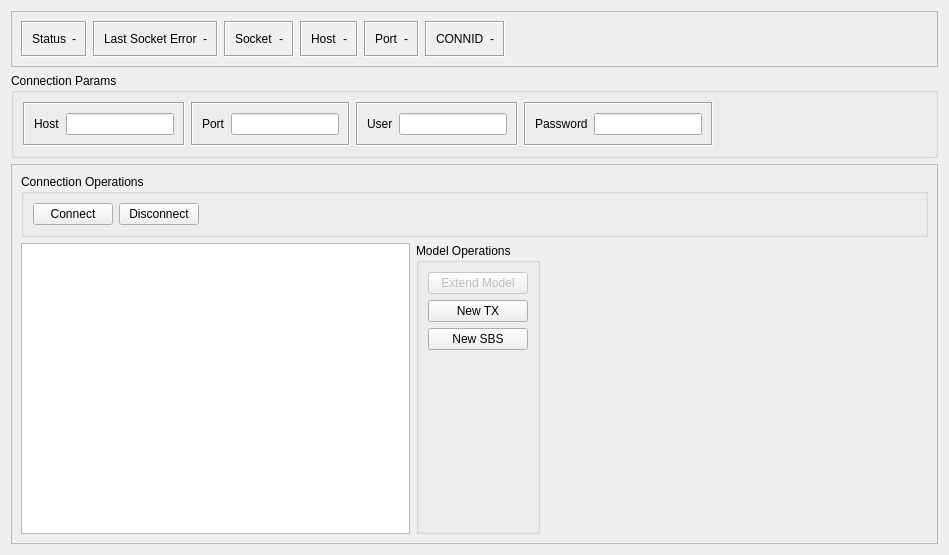
<?xml version="1.0" encoding="UTF-8"?>
<ui version="4.0">
 <class>vlg_toolkit_Connection</class>
 <widget class="QWidget" name="vlg_toolkit_Connection">
  <property name="geometry">
   <rect>
    <x>0</x>
    <y>0</y>
    <width>949</width>
    <height>555</height>
   </rect>
  </property>
  <property name="windowTitle">
   <string>Form</string>
  </property>
  <layout class="QVBoxLayout" name="verticalLayout">
   <item>
    <widget class="QFrame" name="frame">
     <property name="sizePolicy">
      <sizepolicy hsizetype="Preferred" vsizetype="Fixed">
       <horstretch>0</horstretch>
       <verstretch>0</verstretch>
      </sizepolicy>
     </property>
     <property name="frameShape">
      <enum>QFrame::StyledPanel</enum>
     </property>
     <property name="frameShadow">
      <enum>QFrame::Raised</enum>
     </property>
     <layout class="QHBoxLayout" name="horizontalLayout">
      <item>
       <widget class="QFrame" name="conn_status_frame">
        <property name="frameShape">
         <enum>QFrame::Box</enum>
        </property>
        <property name="frameShadow">
         <enum>QFrame::Sunken</enum>
        </property>
        <layout class="QHBoxLayout" name="horizontalLayout_3">
         <item>
          <layout class="QHBoxLayout" name="horizontalLayout_2">
           <item>
            <widget class="QLabel" name="conn_status_label">
             <property name="text">
              <string>Status</string>
             </property>
            </widget>
           </item>
           <item>
            <widget class="QLabel" name="conn_status_label_disp">
             <property name="styleSheet">
              <string notr="true">background-color : light grey; color : black;</string>
             </property>
             <property name="text">
              <string>-</string>
             </property>
             <property name="alignment">
              <set>Qt::AlignCenter</set>
             </property>
            </widget>
           </item>
          </layout>
         </item>
        </layout>
       </widget>
      </item>
      <item>
       <widget class="QFrame" name="conn_status_frame_5">
        <property name="frameShape">
         <enum>QFrame::Box</enum>
        </property>
        <property name="frameShadow">
         <enum>QFrame::Sunken</enum>
        </property>
        <layout class="QHBoxLayout" name="horizontalLayout_12">
         <item>
          <layout class="QHBoxLayout" name="horizontalLayout_13">
           <item>
            <widget class="QLabel" name="last_sock_err">
             <property name="text">
              <string>Last Socket Error</string>
             </property>
            </widget>
           </item>
           <item>
            <widget class="QLabel" name="last_sock_err_disp">
             <property name="styleSheet">
              <string notr="true">background-color : light grey; color : black;</string>
             </property>
             <property name="text">
              <string>-</string>
             </property>
             <property name="alignment">
              <set>Qt::AlignCenter</set>
             </property>
            </widget>
           </item>
          </layout>
         </item>
        </layout>
       </widget>
      </item>
      <item>
       <widget class="QFrame" name="conn_status_frame_2">
        <property name="frameShape">
         <enum>QFrame::Box</enum>
        </property>
        <property name="frameShadow">
         <enum>QFrame::Sunken</enum>
        </property>
        <layout class="QHBoxLayout" name="horizontalLayout_6">
         <item>
          <layout class="QHBoxLayout" name="horizontalLayout_7">
           <item>
            <widget class="QLabel" name="sock_label">
             <property name="text">
              <string>Socket</string>
             </property>
            </widget>
           </item>
           <item>
            <widget class="QLabel" name="sock_label_disp">
             <property name="styleSheet">
              <string notr="true">background-color : light grey; color : black;</string>
             </property>
             <property name="text">
              <string>-</string>
             </property>
             <property name="alignment">
              <set>Qt::AlignCenter</set>
             </property>
            </widget>
           </item>
          </layout>
         </item>
        </layout>
       </widget>
      </item>
      <item>
       <widget class="QFrame" name="conn_status_frame_3">
        <property name="frameShape">
         <enum>QFrame::Box</enum>
        </property>
        <property name="frameShadow">
         <enum>QFrame::Sunken</enum>
        </property>
        <layout class="QHBoxLayout" name="horizontalLayout_8">
         <item>
          <layout class="QHBoxLayout" name="horizontalLayout_9">
           <item>
            <widget class="QLabel" name="host_label">
             <property name="text">
              <string>Host</string>
             </property>
            </widget>
           </item>
           <item>
            <widget class="QLabel" name="host_label_disp">
             <property name="styleSheet">
              <string notr="true">background-color : light grey; color : black;</string>
             </property>
             <property name="text">
              <string>-</string>
             </property>
             <property name="alignment">
              <set>Qt::AlignCenter</set>
             </property>
            </widget>
           </item>
          </layout>
         </item>
        </layout>
       </widget>
      </item>
      <item>
       <widget class="QFrame" name="conn_status_frame_4">
        <property name="frameShape">
         <enum>QFrame::Box</enum>
        </property>
        <property name="frameShadow">
         <enum>QFrame::Sunken</enum>
        </property>
        <layout class="QHBoxLayout" name="horizontalLayout_10">
         <item>
          <layout class="QHBoxLayout" name="horizontalLayout_11">
           <item>
            <widget class="QLabel" name="port_label">
             <property name="text">
              <string>Port</string>
             </property>
            </widget>
           </item>
           <item>
            <widget class="QLabel" name="port_label_disp">
             <property name="styleSheet">
              <string notr="true">background-color : light grey; color : black;</string>
             </property>
             <property name="text">
              <string>-</string>
             </property>
             <property name="alignment">
              <set>Qt::AlignCenter</set>
             </property>
            </widget>
           </item>
          </layout>
         </item>
        </layout>
       </widget>
      </item>
      <item>
       <widget class="QFrame" name="conn_status_frame_6">
        <property name="frameShape">
         <enum>QFrame::Box</enum>
        </property>
        <property name="frameShadow">
         <enum>QFrame::Sunken</enum>
        </property>
        <layout class="QHBoxLayout" name="horizontalLayout_16">
         <item>
          <layout class="QHBoxLayout" name="horizontalLayout_17">
           <item>
            <widget class="QLabel" name="port_label_2">
             <property name="text">
              <string>CONNID</string>
             </property>
            </widget>
           </item>
           <item>
            <widget class="QLabel" name="connid_label_disp">
             <property name="styleSheet">
              <string notr="true">background-color : light grey; color : black;</string>
             </property>
             <property name="text">
              <string>-</string>
             </property>
             <property name="alignment">
              <set>Qt::AlignCenter</set>
             </property>
            </widget>
           </item>
          </layout>
         </item>
        </layout>
       </widget>
      </item>
      <item>
       <spacer name="horizontalSpacer">
        <property name="orientation">
         <enum>Qt::Horizontal</enum>
        </property>
        <property name="sizeHint" stdset="0">
         <size>
          <width>40</width>
          <height>20</height>
         </size>
        </property>
       </spacer>
      </item>
     </layout>
    </widget>
   </item>
   <item>
    <widget class="QGroupBox" name="cp_group_box">
     <property name="title">
      <string>Connection Params</string>
     </property>
     <layout class="QHBoxLayout" name="horizontalLayout_23">
      <item>
       <widget class="QFrame" name="conn_status_frame_10">
        <property name="sizePolicy">
         <sizepolicy hsizetype="Fixed" vsizetype="Preferred">
          <horstretch>0</horstretch>
          <verstretch>0</verstretch>
         </sizepolicy>
        </property>
        <property name="frameShape">
         <enum>QFrame::Box</enum>
        </property>
        <property name="frameShadow">
         <enum>QFrame::Sunken</enum>
        </property>
        <layout class="QHBoxLayout" name="horizontalLayout_4">
         <item>
          <layout class="QHBoxLayout" name="horizontalLayout_24">
           <item>
            <widget class="QLabel" name="conn_status_label_5">
             <property name="text">
              <string>Host</string>
             </property>
             <property name="buddy">
              <cstring>cp_psswd</cstring>
             </property>
            </widget>
           </item>
           <item>
            <widget class="QLineEdit" name="cp_host_addr"/>
           </item>
          </layout>
         </item>
        </layout>
       </widget>
      </item>
      <item>
       <widget class="QFrame" name="conn_status_frame_9">
        <property name="sizePolicy">
         <sizepolicy hsizetype="Fixed" vsizetype="Preferred">
          <horstretch>0</horstretch>
          <verstretch>0</verstretch>
         </sizepolicy>
        </property>
        <property name="frameShape">
         <enum>QFrame::Box</enum>
        </property>
        <property name="frameShadow">
         <enum>QFrame::Sunken</enum>
        </property>
        <layout class="QHBoxLayout" name="horizontalLayout_18">
         <item>
          <layout class="QHBoxLayout" name="horizontalLayout_22">
           <item>
            <widget class="QLabel" name="conn_status_label_4">
             <property name="text">
              <string>Port</string>
             </property>
             <property name="buddy">
              <cstring>cp_psswd</cstring>
             </property>
            </widget>
           </item>
           <item>
            <widget class="QLineEdit" name="cp_host_port"/>
           </item>
          </layout>
         </item>
        </layout>
       </widget>
      </item>
      <item>
       <widget class="QFrame" name="conn_status_frame_8">
        <property name="sizePolicy">
         <sizepolicy hsizetype="Fixed" vsizetype="Preferred">
          <horstretch>0</horstretch>
          <verstretch>0</verstretch>
         </sizepolicy>
        </property>
        <property name="frameShape">
         <enum>QFrame::Box</enum>
        </property>
        <property name="frameShadow">
         <enum>QFrame::Sunken</enum>
        </property>
        <layout class="QHBoxLayout" name="horizontalLayout_19">
         <item>
          <layout class="QHBoxLayout" name="horizontalLayout_20">
           <item>
            <widget class="QLabel" name="conn_status_label_3">
             <property name="text">
              <string>User</string>
             </property>
             <property name="buddy">
              <cstring>cp_psswd</cstring>
             </property>
            </widget>
           </item>
           <item>
            <widget class="QLineEdit" name="cp_user"/>
           </item>
          </layout>
         </item>
        </layout>
       </widget>
      </item>
      <item>
       <widget class="QFrame" name="conn_status_frame_7">
        <property name="sizePolicy">
         <sizepolicy hsizetype="Fixed" vsizetype="Preferred">
          <horstretch>0</horstretch>
          <verstretch>0</verstretch>
         </sizepolicy>
        </property>
        <property name="frameShape">
         <enum>QFrame::Box</enum>
        </property>
        <property name="frameShadow">
         <enum>QFrame::Sunken</enum>
        </property>
        <layout class="QHBoxLayout" name="horizontalLayout_21">
         <item>
          <layout class="QHBoxLayout" name="horizontalLayout_5">
           <item>
            <widget class="QLabel" name="conn_status_label_2">
             <property name="text">
              <string>Password</string>
             </property>
             <property name="buddy">
              <cstring>cp_psswd</cstring>
             </property>
            </widget>
           </item>
           <item>
            <widget class="QLineEdit" name="cp_psswd"/>
           </item>
          </layout>
         </item>
        </layout>
       </widget>
      </item>
      <item>
       <spacer name="horizontalSpacer_4">
        <property name="orientation">
         <enum>Qt::Horizontal</enum>
        </property>
        <property name="sizeHint" stdset="0">
         <size>
          <width>40</width>
          <height>20</height>
         </size>
        </property>
       </spacer>
      </item>
     </layout>
    </widget>
   </item>
   <item>
    <widget class="QFrame" name="frame_2">
     <property name="frameShape">
      <enum>QFrame::StyledPanel</enum>
     </property>
     <property name="frameShadow">
      <enum>QFrame::Raised</enum>
     </property>
     <layout class="QVBoxLayout" name="verticalLayout_3">
      <item>
       <widget class="QGroupBox" name="groupBox">
        <property name="title">
         <string>Connection Operations</string>
        </property>
        <layout class="QHBoxLayout" name="horizontalLayout_14">
         <item>
          <widget class="QPushButton" name="connect_button">
           <property name="text">
            <string>Connect</string>
           </property>
           <property name="icon">
            <iconset resource="vlg_toolkit_prj_res.qrc">
             <normaloff>:/icon/icons/flash.png</normaloff>:/icon/icons/flash.png</iconset>
           </property>
          </widget>
         </item>
         <item>
          <widget class="QPushButton" name="disconnect_button">
           <property name="text">
            <string>Disconnect</string>
           </property>
           <property name="icon">
            <iconset resource="vlg_toolkit_prj_res.qrc">
             <normaloff>:/icon/icons/flash-off.png</normaloff>:/icon/icons/flash-off.png</iconset>
           </property>
           <property name="flat">
            <bool>false</bool>
           </property>
          </widget>
         </item>
         <item>
          <spacer name="horizontalSpacer_2">
           <property name="orientation">
            <enum>Qt::Horizontal</enum>
           </property>
           <property name="sizeHint" stdset="0">
            <size>
             <width>40</width>
             <height>20</height>
            </size>
           </property>
          </spacer>
         </item>
        </layout>
       </widget>
      </item>
      <item>
       <layout class="QHBoxLayout" name="horizontalLayout_15">
        <item>
         <widget class="QTreeView" name="peer_model_tree_view">
          <property name="contextMenuPolicy">
           <enum>Qt::CustomContextMenu</enum>
          </property>
          <property name="alternatingRowColors">
           <bool>true</bool>
          </property>
          <property name="sortingEnabled">
           <bool>true</bool>
          </property>
         </widget>
        </item>
        <item>
         <widget class="QGroupBox" name="model_operations_box">
          <property name="title">
           <string>Model Operations</string>
          </property>
          <layout class="QVBoxLayout" name="verticalLayout_2">
           <item>
            <widget class="QPushButton" name="extend_model_button">
             <property name="enabled">
              <bool>false</bool>
             </property>
             <property name="text">
              <string>Extend Model</string>
             </property>
             <property name="icon">
              <iconset resource="vlg_toolkit_prj_res.qrc">
               <normaloff>:/icon/icons/social-buffer.png</normaloff>:/icon/icons/social-buffer.png</iconset>
             </property>
            </widget>
           </item>
           <item>
            <widget class="QPushButton" name="new_tx_button">
             <property name="text">
              <string>New TX</string>
             </property>
             <property name="icon">
              <iconset resource="vlg_toolkit_prj_res.qrc">
               <normaloff>:/icon/icons/forward.png</normaloff>:/icon/icons/forward.png</iconset>
             </property>
            </widget>
           </item>
           <item>
            <widget class="QPushButton" name="new_sbs_button">
             <property name="text">
              <string>New SBS</string>
             </property>
             <property name="icon">
              <iconset resource="vlg_toolkit_prj_res.qrc">
               <normaloff>:/icon/icons/social-rss.png</normaloff>:/icon/icons/social-rss.png</iconset>
             </property>
            </widget>
           </item>
           <item>
            <spacer name="verticalSpacer">
             <property name="orientation">
              <enum>Qt::Vertical</enum>
             </property>
             <property name="sizeHint" stdset="0">
              <size>
               <width>20</width>
               <height>40</height>
              </size>
             </property>
            </spacer>
           </item>
          </layout>
         </widget>
        </item>
        <item>
         <spacer name="horizontalSpacer_3">
          <property name="orientation">
           <enum>Qt::Horizontal</enum>
          </property>
          <property name="sizeHint" stdset="0">
           <size>
            <width>40</width>
            <height>20</height>
           </size>
          </property>
         </spacer>
        </item>
       </layout>
      </item>
     </layout>
    </widget>
   </item>
  </layout>
 </widget>
 <resources>
  <include location="vlg_toolkit_prj_res.qrc"/>
 </resources>
 <connections/>
</ui>
